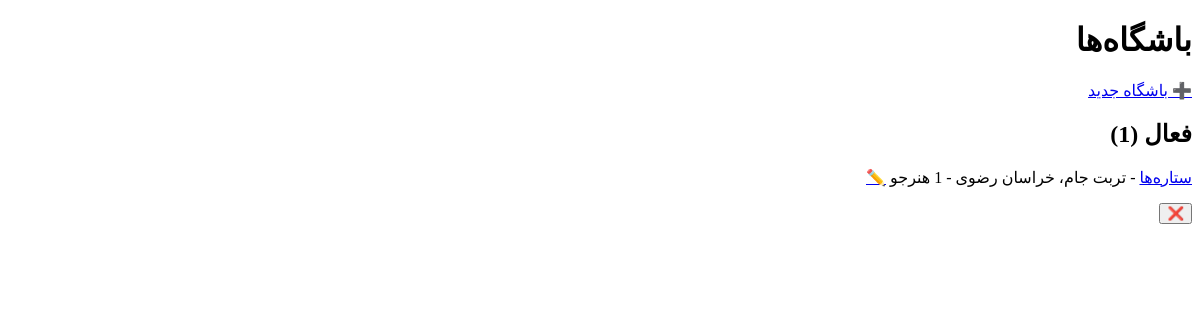
The page /clubs/ (signed in) on the database as committed earlier.
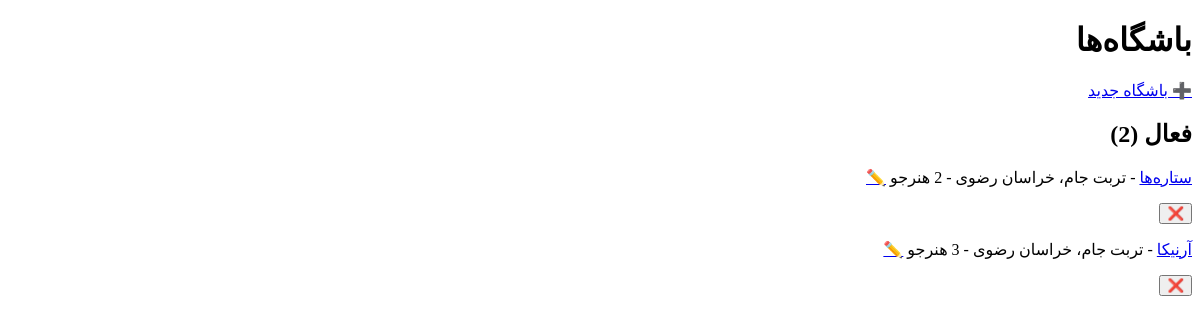
The same page on the database as committed later.
### apps/clubs/models.py (models this page shows, shortened)
class Club(models.Model):
    name = models.CharField('نام باشگاه', max_length=200)
    province = models.ForeignKey(Province, on_delete=models.PROTECT, related_name='clubs', verbose_name='استان')
    city = models.ForeignKey(City, on_delete=models.PROTECT, related_name='clubs', verbose_name='شهر')
    address = models.TextField('آدرس', blank=True, null=True)
    phone = models.CharField('تلفن', max_length=11, blank=True, null=True)
    is_active = models.BooleanField('فعال', default=True)
    created_at = models.DateTimeField('تاریخ ایجاد', auto_now_add=True)
    class Meta:
        verbose_name = 'باشگاه'
        verbose_name_plural = 'باشگاه‌ها'

class City(models.Model):
    province = models.ForeignKey(Province, on_delete=models.CASCADE, related_name='cities', verbose_name='استان')
    name = models.CharField('شهر', max_length=100)
    class Meta:
        verbose_name = 'شهر'
        verbose_name_plural = 'شهرها'

class Province(models.Model):
    name = models.CharField('استان', max_length=100)
    class Meta:
        verbose_name = 'استان'
        verbose_name_plural = 'استان‌ها'

### apps/clubs/views.py (the view)
# urls.py: path('', views.ClubListView.as_view(), name='club_list'),
class ClubListView(LoginRequiredMixin, UserPassesTestMixin, ListView):
    template_name = 'clubs/club_list.html'
    context_object_name = 'clubs'
    def test_func(self):
        return self.request.user.is_super_manager
    def get_queryset(self):
        return Club.objects.filter(is_active=True).select_related('province', 'city')
    def get_context_data(self, **kwargs):
        context = super().get_context_data(**kwargs)
        context['inactive_clubs'] = Club.objects.filter(is_active=False)
        return context

### templates/clubs/club_list.html (shortened to what this page needs)
{% extends 'base.html' %}
{% block content %}
<h1>باشگاه‌ها</h1>
<a href="{% url 'clubs:club_add' %}">➕ باشگاه جدید</a>
<h2>فعال ({{ clubs.count }})</h2>
{% for club in clubs %}
    <p>
        <a href="{% url 'clubs:club_detail' club.pk %}">{{ club.name }}</a>
        - {{ club.city.name }}، {{ club.province.name }}
        - {{ club.students.count }} هنرجو
        <a href="{% url 'clubs:club_edit' club.pk %}">✏️</a>
        <form method="post" action="{% url 'clubs:club_delete' club.pk %}" style="display:inline;" onsubmit="return confirm('غیرفعال شود؟')">
            {% csrf_token %}<button type="submit">❌</button>
        </form>
    </p>
{% empty %}
    <p>باشگاه فعالی نیست</p>
{% endfor %}
{% endblock %}

Rows that differ between the two databases and show on the page:
added Club: name "آرنیکا", city.name "تربت جام", province.name "خراسان رضوی"
Other text that changed with them:
{{ clubs.count }}: "1" → "2"
